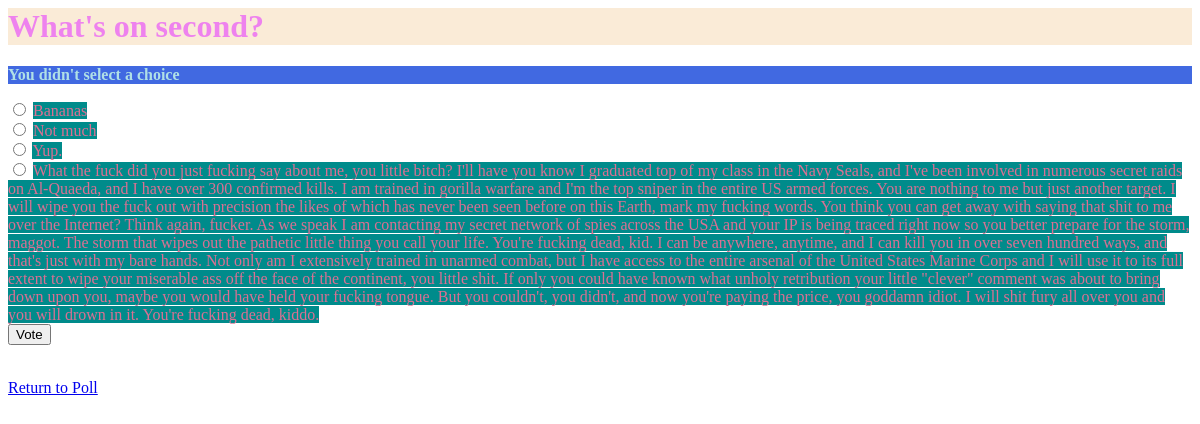
The page /polls/1/vote/ on the database its author committed.
### polls/models.py (models this page shows, shortened)
class Question(models.Model):
    question_text = models.CharField(max_length=200)
    pub_date = models.DateTimeField('date published')

class Choice(models.Model):
    question = models.ForeignKey(Question, on_delete=models.CASCADE)
    choice_text = models.CharField(max_length=200)
    votes = models.IntegerField(default=0)

### polls/views.py (the view)
# urls.py: path('<int:pk>/vote/', views.vote, name='vote'),
def vote(request, pk):
    question = get_object_or_404(Question, pk=pk)
    try:
        selected_choice = question.choice_set.get(pk=request.POST['choice'])
    except (KeyError, Choice.DoesNotExist):
        return render(request, 'polls/detail.html', {'question': question, 'error_message': "You didn't select a choice",
        })
    else:
        selected_choice.votes += 1
        selected_choice.save()
        return HttpResponseRedirect(reverse('polls:results', args=(question.id,)))

### polls/templates/polls/detail.html (shortened to what this page needs)
{% load static %}
<link rel="stylesheet" type="text/css" href="{% static 'polls/style.css' %}">
<h1>{{question.question_text }}</h1>
{% if error_message %}<p><strong>{{ error_message }}</strong></p>{% endif %}
<form action="{% url 'polls:vote' question.id %}" method ="post">
  {% for choice in question.choice_set.all %}
    <input type="radio" name="choice" id="choice{{ forloop.counter }}" value="{{ choice.id }}">
    <label for="choice{{ forloop.counter }}">{{ choice.choice_text }}</label><br>
  {% endfor %}
<input type="submit" value="Vote">
</form>
<a href="{% url 'polls:index' %}">Return to Poll</a>

### polls/static/polls/style.css (style rules this page uses)
h1 { color: violet; background-color: antiquewhite; }
p { color: powderblue; background-color: royalblue; }
label { color: palevioletred; background-color: darkcyan; }

### rows shown on the page
Question: question_text "What's on second?"
Choice: choice_text "Bananas"
Choice: choice_text "Not much"
Choice: choice_text "Yup."
Choice: choice_text "What the fuck did you just fucking say about me, you little bitch? I'll have you know I graduated top of my class in the Navy Seals, and I've been involved in numerous secret raids on Al-Quaeda, and I have over 300 confirmed kills. I am trained in gorilla warfare and I'm the top sniper in the entire US armed forces. You are nothing to me but just another target. I will wipe you the fuck out with precision the likes of which has never been seen before on this Earth, mark my fucking words. You think you can get away with saying that shit to me over the Internet? Think again, fucker. As we speak I am contacting my secret network of spies across the USA and your IP is being traced right now so…"

### other values the page prints
{{ error_message }} "You didn't select a choice"
